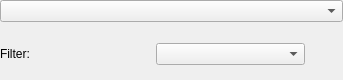
<?xml version="1.0" encoding="UTF-8"?>
<ui version="4.0">
 <class>snowgui::filterwheelcontrollerwidget</class>
 <widget class="QWidget" name="filterwheelcontrollerwidget">
  <property name="geometry">
   <rect>
    <x>0</x>
    <y>0</y>
    <width>343</width>
    <height>80</height>
   </rect>
  </property>
  <property name="minimumSize">
   <size>
    <width>0</width>
    <height>70</height>
   </size>
  </property>
  <property name="maximumSize">
   <size>
    <width>16777215</width>
    <height>80</height>
   </size>
  </property>
  <property name="windowTitle">
   <string>Form</string>
  </property>
  <layout class="QVBoxLayout" name="verticalLayout">
   <property name="leftMargin">
    <number>0</number>
   </property>
   <property name="topMargin">
    <number>0</number>
   </property>
   <property name="rightMargin">
    <number>0</number>
   </property>
   <property name="bottomMargin">
    <number>0</number>
   </property>
   <item>
    <widget class="QComboBox" name="filterwheelSelectionBox"/>
   </item>
   <item>
    <widget class="QWidget" name="filterwheelInfo" native="true">
     <layout class="QGridLayout" name="gridLayout">
      <property name="leftMargin">
       <number>0</number>
      </property>
      <property name="topMargin">
       <number>0</number>
      </property>
      <property name="rightMargin">
       <number>0</number>
      </property>
      <property name="bottomMargin">
       <number>0</number>
      </property>
      <item row="0" column="2">
       <widget class="snowgui::FilterWheelBusy" name="filterIndicator" native="true">
        <property name="minimumSize">
         <size>
          <width>32</width>
          <height>32</height>
         </size>
        </property>
        <property name="maximumSize">
         <size>
          <width>32</width>
          <height>32</height>
         </size>
        </property>
       </widget>
      </item>
      <item row="0" column="0">
       <widget class="QLabel" name="filterLabel">
        <property name="text">
         <string>Filter:</string>
        </property>
       </widget>
      </item>
      <item row="0" column="1">
       <widget class="QComboBox" name="filterBox"/>
      </item>
     </layout>
    </widget>
   </item>
  </layout>
 </widget>
 <customwidgets>
  <customwidget>
   <class>snowgui::FilterWheelBusy</class>
   <extends>QWidget</extends>
   <header location="global">FilterWheelBusy.h</header>
   <container>1</container>
  </customwidget>
 </customwidgets>
 <resources/>
 <connections/>
 <slots>
  <slot>setFilter(int)</slot>
  <slot>filterwheelChanged(int)</slot>
 </slots>
</ui>
